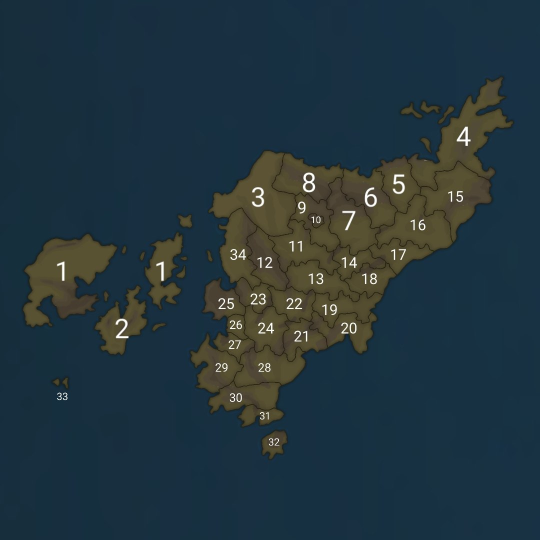
#> input picture assets/lumenaria-map.png, 1080 x 1080 px (shown at 1/2 size); its folder holds 3 pictures in this run
$ python vectorize_map.py   (older library calls are emulated)
#> lines starting #> are read from the running program, lines starting #| are printed output that depends on the picture; after the words box and inside, x2 and y2 are one past the last pixel; in counts of white or black regions, pixels touching at a corner belong together
#> in main, image is the input picture: shape (1080, 1080, 3); mean B, G, R 62, 53.6, 35.3
#!/usr/bin/env python3
"""Vectorize the 34 regions of the Lumenaria raster map.

The PNG remains the geographic source of truth.  Region seeds only identify
which enclosed area is which; OpenCV watershed and contour extraction derive
the actual coastlines and borders.

Run from the repository root:
    python tools/vectorize_map.py
"""

from __future__ import annotations

import argparse
import colorsys
from collections import defaultdict
from pathlib import Path
from xml.sax.saxutils import escape

import cv2
import numpy as np


ROOT = Path(__file__).resolve().parents[1]
DEFAULT_SOURCE = ROOT / "assets" / "lumenaria-map.png"
DEFAULT_SVG = ROOT / "assets" / "lumenaria-map.svg"
DEFAULT_DEBUG = ROOT / "assets" / "lumenaria-map-debug.png"
DEFAULT_LABELS_DEBUG = ROOT / "assets" / "vectorization-labels-debug.png"
DEFAULT_NO_STROKES_SVG = ROOT / "assets" / "lumenaria-map-no-strokes-debug.svg"

# One seed per mainland region.  Points are deliberately away from the white
# number glyphs; they are identifiers, not polygon geometry.
REGION_SEEDS = {
    3: (505, 406), 4: (928, 270), 5: (803, 372), 6: (738, 390),
    7: (698, 461), 8: (620, 350), 9: (592, 421), 10: (634, 450),
    11: (592, 492), 12: (525, 536), 13: (632, 565), 14: (703, 535),
    15: (917, 391), 16: (839, 456), 17: (802, 521), 18: (742, 568),
    19: (665, 627), 20: (704, 665), 21: (603, 688), 22: (586, 617),
    23: (515, 606), 24: (532, 665), 25: (454, 612), 26: (469, 658),
    27: (470, 699), 28: (530, 746), 29: (445, 747), 30: (473, 808),
    31: (530, 843), 32: (549, 891), 34: (479, 521),
}

# Disconnected territories need their own watershed marker.  Additional tiny
# components are assigned to the closest anchor below.
TERRITORY_SEEDS = [
    (1, 123, 548), (1, 326, 543),
    (2, 242, 660),
    (33, 113, 762), (33, 133, 756),
]

# Used only for assigning unseeded island components to the nearest territory.
ISLAND_ANCHORS = [
    (1, 123, 548), (1, 326, 543),
    (2, 242, 660),
    (4, 913, 235),
    (32, 548, 890),
    (33, 120, 758),
]

LABELS = [
    (1, 123, 548), (1, 328, 548), (2, 242, 660), (3, 516, 394),
    (4, 929, 276), (5, 800, 372), (6, 741, 398), (7, 697, 451),
    (8, 619, 369), (9, 603, 418), (10, 633, 444), (11, 594, 495),
    (12, 529, 527), (13, 633, 560), (14, 699, 528), (15, 914, 395),
    (16, 838, 454), (17, 799, 514), (18, 741, 560), (19, 660, 622),
    (20, 700, 659), (21, 604, 680), (22, 586, 613), (23, 516, 600),
    (24, 531, 660), (25, 454, 611), (26, 470, 651), (27, 470, 693),
    (28, 530, 739), (29, 445, 739), (30, 472, 801), (31, 530, 837),
    (32, 550, 887), (33, 125, 795), (34, 478, 513),
]

REGION_NAMES = {
    1: "Иудея", 2: "Салабимия", 3: "Эндор", 4: "Калантия",
    5: "Гесперия", 6: "Ориентия", 7: "Люциния", 8: "Сидерия",
    9: "Наяда", 10: "Клерополь", 11: "Солария", 12: "Селения",
    13: "Аргезия", 14: "Нереида", 15: "Альтерия", 16: "Сильвания",
    17: "Таврия", 18: "Валентия", 19: "Иллирия", 20: "Астралия",
    21: "Лимнида", 22: "Небулия", 23: "Кастелия", 24: "Медиолания",
    25: "Окцидентия", 26: "Виридия", 27: "Тенебрия", 28: "Монтания",
    29: "Мариния", 30: "Меридиония", 31: "Эстерия",
    32: "Джаннат-аль-Амн", 33: "Ойл", 34: "Гесперидия",
}


def build_land_mask(image: np.ndarray) -> np.ndarray:
    """Separate warm land pixels from the blue sea without using polygons."""
    blue, _green, red = cv2.split(image)
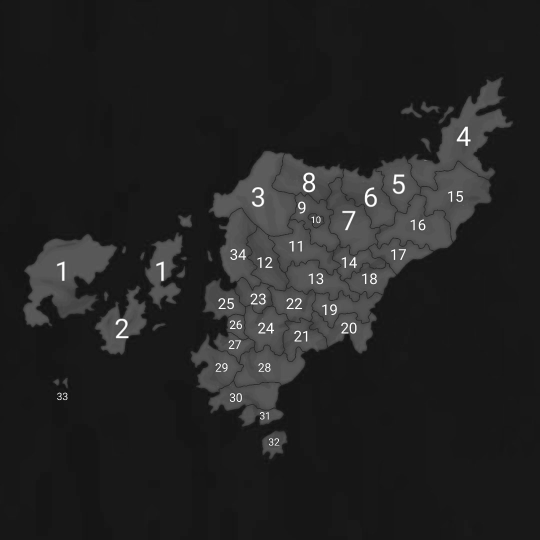
#> red: shape (1080, 1080) (shown at 1/2 size); min 12, max 255, mean 35.3
    chroma = red.astype(np.int16) - blue.astype(np.int16)
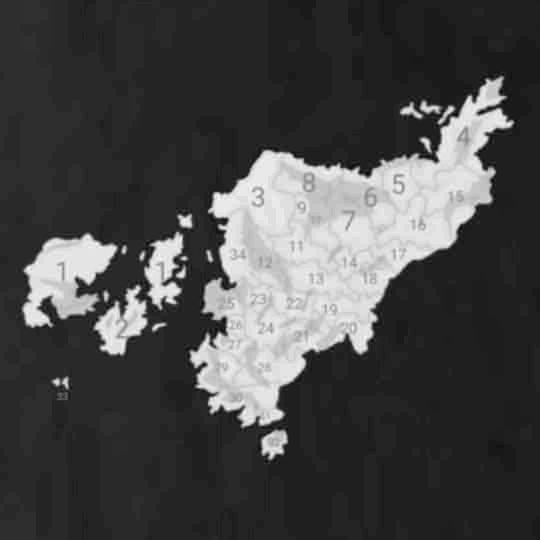
#> chroma: shape (1080, 1080) int16 (shown at 1/2 size); min -56, max 49, mean -26.6; drawn with min black and max white
    land = (chroma > -8).astype(np.uint8) * 255
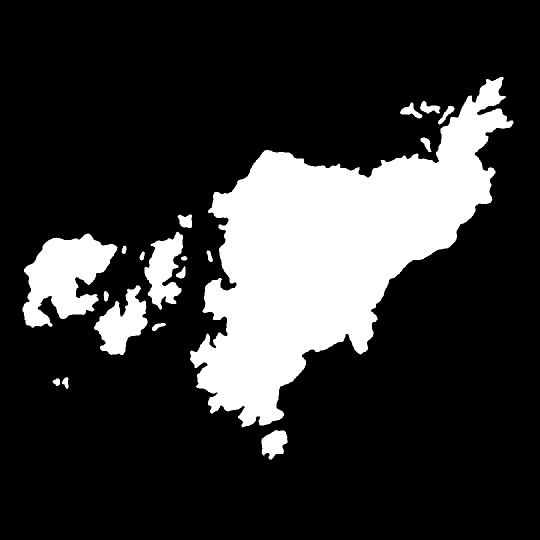
#> land: shape (1080, 1080) (shown at 1/2 size); 20% white; 19 white regions, largest, box (x1, y1, x2, y2) and area: (380, 154, 1027, 855) 191989, (45, 467, 235, 656) 20498, (188, 571, 295, 710) 7697

    # Join antialiased coast pixels and close small texture/label gaps.
    # 3px closes antialias gaps without joining the two tiny islands of region 33.
    land = cv2.morphologyEx(land, cv2.MORPH_CLOSE, np.ones((3, 3), np.uint8))
#> land: shape (1080, 1080); 20% white; 19 white regions, largest, box (x1, y1, x2, y2) and area: (380, 154, 1027, 855) 192026, (45, 467, 235, 656) 20509, (188, 571, 295, 710) 7703
    land = cv2.morphologyEx(land, cv2.MORPH_OPEN, np.ones((3, 3), np.uint8))
#> land: shape (1080, 1080); 20% white; 19 white regions, largest, box (x1, y1, x2, y2) and area: (380, 154, 1027, 854) 192006, (45, 467, 235, 655) 20499, (188, 571, 295, 710) 7692

    count, labels, stats, _ = cv2.connectedComponentsWithStats(land, 8)
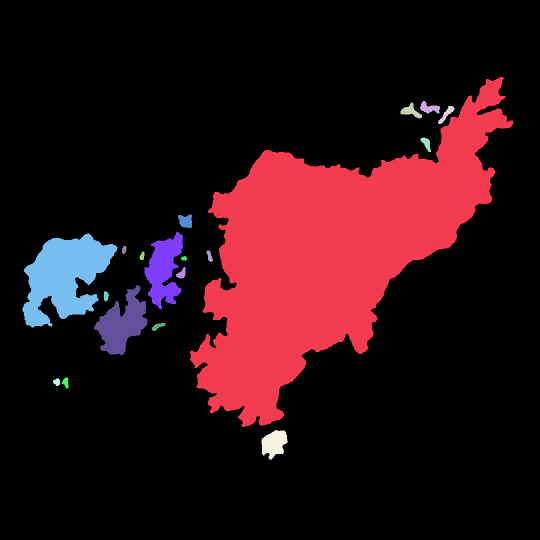
#> labels: shape (1080, 1080) int32 (shown at 1/2 size); 20 distinct labels, from 0 to 19; one colour per label, 0 black
#> count = 20; stats = 20 rows, first 6: [0, 0, 1080, 1080, 933283], [380, 154, 647, 700, 192006], [840, 202, 40, 25, 559], [801, 205, 43, 32, 594], [876, 212, 33, 36, 404], [841, 275, 21, 29, 323]
    cleaned = np.zeros_like(land)
    gray = cv2.cvtColor(image, cv2.COLOR_BGR2GRAY)
    for component in range(1, count):
        area = stats[component, cv2.CC_STAT_AREA]
        pixels = labels == component
        # Remove white numbers printed over the sea, but retain tiny dark islands.
        dark_fraction = float(np.mean(gray[pixels] < 150)) if area else 0.0
        if area >= 10 and dark_fraction > 0.22:
            cleaned[pixels] = 255
#> this loop made 19 passes
#> (area, dark_fraction) on passes 1 to 8: (192006, 0.965), (559, 1), (594, 1), (404, 1), (323, 1), (592, 1), (6856, 0.966), (20499, 0.988)
#> pass 1, in build_land_mask, `pixels = labels == component`:
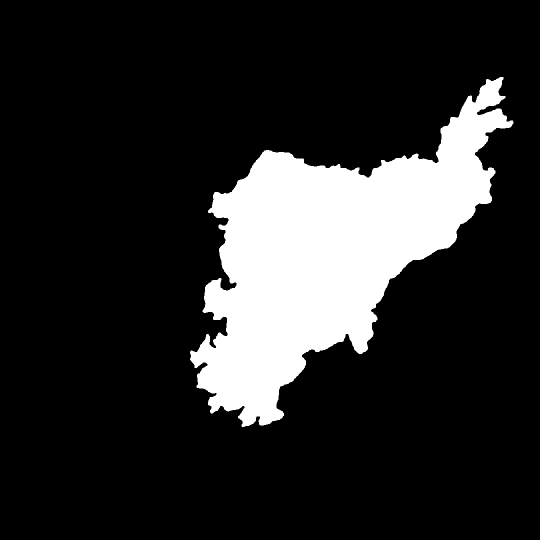
#> pixels: shape (1080, 1080) bool (shown at 1/2 size); 16.5% white; 1 white region, box (x1, y1, x2, y2) and area: (380, 154, 1027, 854) 192006
    return cleaned


def nearest_land_point(mask: np.ndarray, point: tuple[int, int]) -> tuple[int, int]:
    x, y = point
    if 0 <= y < mask.shape[0] and 0 <= x < mask.shape[1] and mask[y, x]:
        return x, y
    ys, xs = np.nonzero(mask)
    index = np.argmin((xs - x) ** 2 + (ys - y) ** 2)
    return int(xs[index]), int(ys[index])


def make_elevation(image: np.ndarray, land: np.ndarray) -> np.ndarray:
    """Build a ridge image: dark drawn borders become watershed barriers."""
    gray = cv2.cvtColor(image, cv2.COLOR_BGR2GRAY)
    # Remove both the white digits and their dark drop shadows.  Otherwise the
    # watershed can mistake the outlined number glyph for a tiny closed region.
    white_text = (np.min(image, axis=2) > 125).astype(np.uint8) * 255
    white_text = cv2.dilate(white_text, np.ones((9, 9), np.uint8))
    gray = cv2.inpaint(gray, white_text, 7, cv2.INPAINT_TELEA)
    smooth = cv2.GaussianBlur(gray, (5, 5), 0)
    local_mean = cv2.GaussianBlur(smooth, (17, 17), 0)
    dark_ridge = cv2.subtract(local_mean, smooth)
    gx = cv2.Sobel(smooth, cv2.CV_32F, 1, 0, ksize=3)
    gy = cv2.Sobel(smooth, cv2.CV_32F, 0, 1, ksize=3)
    gradient = cv2.magnitude(gx, gy)
    gradient = cv2.normalize(gradient, None, 0, 255, cv2.NORM_MINMAX).astype(np.uint8)
    ridge = cv2.addWeighted(dark_ridge, 2.8, gradient, 0.65, 0)
    ridge = cv2.GaussianBlur(ridge, (3, 3), 0)
    ridge[land == 0] = 255
    return cv2.cvtColor(ridge, cv2.COLOR_GRAY2BGR)


def add_component_seeds(
    land: np.ndarray,
    seeds: list[tuple[int, int, int]],
) -> list[tuple[int, int, int]]:
    """Seed every disconnected island so watershed cannot discard it as sea."""
    count, components, stats, centroids = cv2.connectedComponentsWithStats(land, 8)
#> count = 20; centroids = 20 rows, first 8: [528.2, 544.6], [657.2, 507.7], [858.3, 215.8], [821.3, 222.4], [892.6, 228.1], [852.4, 286.7], [371, 442], [327.4, 539.7]
    seeded_components = set()
    for _region_id, x, y in seeds:
        x, y = nearest_land_point(land, (x, y))
        seeded_components.add(int(components[y, x]))
#> this loop made 36 passes
#> (x, y) on passes 1 to 8: (505, 406), (928, 270), (803, 372), (738, 390), (698, 461), (620, 350), (592, 421), (634, 450)
#> after the loop, seeded_components = 7 items

    anchors = np.array([(x, y) for _rid, x, y in ISLAND_ANCHORS], dtype=np.float32)
#> anchors = [[123, 548], [326, 543], [242, 660], [913, 235], [548, 890], [120, 758]]
    anchor_ids = [rid for rid, _x, _y in ISLAND_ANCHORS]
    for component in range(1, count):
        if component in seeded_components or stats[component, cv2.CC_STAT_AREA] < 10:
            continue
        cx, cy = centroids[component]
        region_id = anchor_ids[int(np.argmin((anchors[:, 0] - cx) ** 2 + (anchors[:, 1] - cy) ** 2))]
        distance = cv2.distanceTransform((components == component).astype(np.uint8), cv2.DIST_L2, 5)
        y, x = np.unravel_index(np.argmax(distance), distance.shape)
        seeds.append((region_id, int(x), int(y)))
#> this loop made 19 passes
#> (cx, cy, region_id, y, x) on passes 2, 3, 4, 5, 6, 9, 10, 11: (858.3, 215.8, 4, 215, 847), (821.3, 222.4, 4, 221, 815), (892.6, 228.1, 4, 218, 901), (852.4, 286.7, 4, 283, 852), (371, 442, 1, 444, 372), (248, 499.4, 1, 499, 248), (418.9, 512.2, 1, 517, 420), (284, 511.8, 1, 514, 283)
#> after the loop, seeds = 48 items, first 6: (3, 505, 406), (4, 928, 270), (5, 803, 372), (6, 738, 390), (7, 698, 461), (8, 620, 350)
    return seeds


def provisional_watershed(
    image: np.ndarray,
    land: np.ndarray,
) -> tuple[np.ndarray, np.ndarray, list[tuple[int, int, int]]]:
    """Find approximate regions; its boundary pixels are not final geometry."""
    seeds = [(rid, *point) for rid, point in REGION_SEEDS.items()] + list(TERRITORY_SEEDS)
    seeds = add_component_seeds(land, seeds)

    markers = np.zeros(land.shape, np.int32)
    markers[land == 0] = 1  # sea marker
    marker_to_region: dict[int, int] = {}
    marker_id = 2
    for region_id, x, y in seeds:
        x, y = nearest_land_point(land, (x, y))
        cv2.circle(markers, (x, y), 3, marker_id, -1)
        marker_to_region[marker_id] = region_id
        marker_id += 1
#> this loop made 48 passes
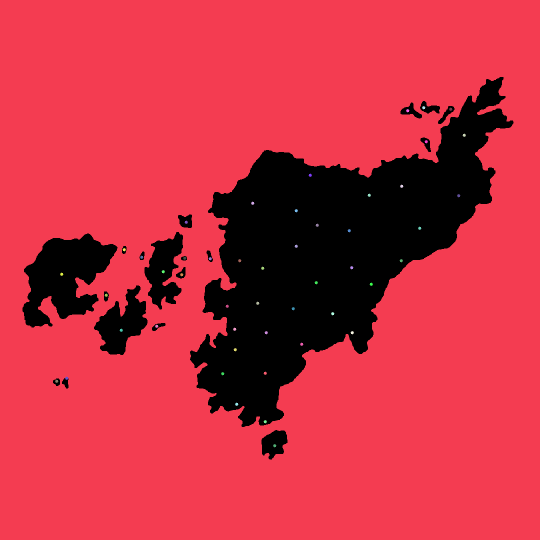
#> markers: shape (1080, 1080) int32 (shown at 1/2 size); 50 distinct labels, from 0 to 49; one colour per label, 0 black
#> after the loop, marker_id = 50; marker_to_region = 48 items

    segmented = cv2.watershed(make_elevation(image, land), markers)
#> in make_elevation, `white_text = cv2.dilate(white_text, np.ones((9, 9), np.uint8))`:
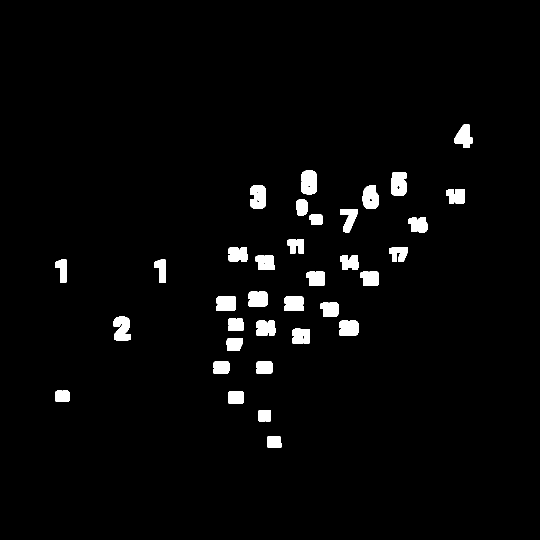
#> white_text: shape (1080, 1080) (shown at 1/2 size); 2.8% white; 36 white regions, largest, box (x1, y1, x2, y2) and area: (602, 341, 634, 389) 1376, (782, 345, 814, 392) 1335, (500, 370, 532, 418) 1325
#> (the rest of the program and of its run is left out)
